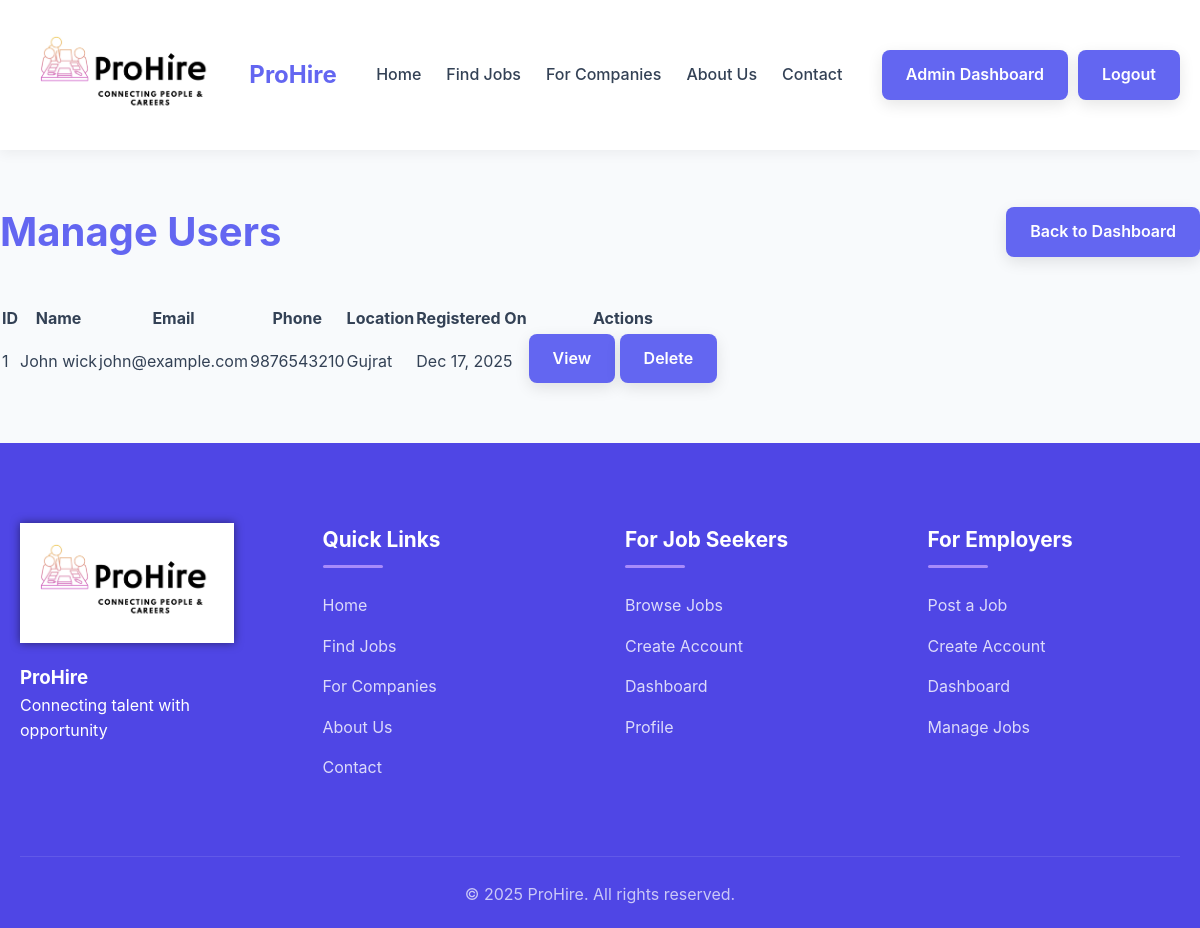
The page /admin/manage_users.php (signed in) on the database its author committed.
### tables this page shows
CREATE TABLE users (
    id INT(11) AUTO_INCREMENT PRIMARY KEY,
    full_name VARCHAR(100) NOT NULL,
    email VARCHAR(100) NOT NULL UNIQUE,
    password VARCHAR(255) NOT NULL,
    phone VARCHAR(20),
    location VARCHAR(100),
    skills TEXT,
    experience TEXT,
    education TEXT,
    resume_path VARCHAR(255),
    profile_pic VARCHAR(255),
    created_at TIMESTAMP DEFAULT CURRENT_TIMESTAMP
);

### admin/manage_users.php (the view, shortened to what this page needs)
<?php
include_once '../includes/header.php';
$query = "SELECT * FROM users ORDER BY created_at DESC";
$result = mysqli_query($conn, $query);
?>
<div class="container" style="padding: 50px 0;">
    <div class="dashboard-header">
        <h1>Manage Users</h1>
        <a href="dashboard.php" class="btn">Back to Dashboard</a>
    </div>
    <?php if (mysqli_num_rows($result) > 0): ?>
        <table class="table">
            <thead>
                <tr>
                    <th>ID</th>
                    <th>Name</th>
                    <th>Email</th>
                    <th>Phone</th>
                    <th>Location</th>
                    <th>Registered On</th>
                    <th>Actions</th>
                </tr>
            </thead>
            <tbody>
                <?php while ($user = mysqli_fetch_assoc($result)): ?>
                    <tr>
                        <td><?php echo $user['id']; ?></td>
                        <td><?php echo $user['full_name']; ?></td>
                        <td><?php echo $user['email']; ?></td>
                        <td><?php echo $user['phone']; ?></td>
                        <td><?php echo $user['location']; ?></td>
                        <td><?php echo date('M d, Y', strtotime($user['created_at'])); ?></td>
                        <td>
                            <a href="view_user.php?id=<?php echo $user['id']; ?>" class="btn btn-sm">View</a>
                            <a href="manage_users.php?action=delete&id=<?php echo $user['id']; ?>" class="btn btn-sm" onclick="return confirm('Are you sure you want to delete this user?')">Delete</a>
                        </td>
                    </tr>
                <?php endwhile; ?>
            </tbody>
        </table>
    <?php else: ?>
        <p>No users found.</p>
    <?php endif; ?>
</div>
<?php include_once '../includes/footer.php'; ?>

### assets/css/style.css (style rules this page uses)
:root { --primary-color: #6366f1; --primary-light: #818cf8; --primary-dark: #4f46e5; --secondary-color: #a78bfa; --text-color: #334155; --light-bg: #f8fafc; --white: #ffffff; --gray: #e2e8f0; --dark-gray: #64748b; --success: #10b981; --warning: #f59e0b; --danger: #ef4444; --shadow-light: 0 4px 12px rgba(0, 0, 0, 0.05); --shadow-medium: 0 10px 30px rgba(0, 0, 0, 0.1); --shadow-deep: 0 15px 40px rgba(0, 0, 0, 0.15); }
* { margin: 0; padding: 0; box-sizing: border-box; }
body { font-family: 'Inter', 'Segoe UI', Tahoma, Geneva, Verdana, sans-serif; line-height: 1.6; color: var(--text-color); background-color: var(--light-bg); min-height: 100vh; }
.container { width: 100%; max-width: 1200px; margin: 0 auto; padding: 0 20px; }
a, .btn, .stat-card, .job-card, .feature-card, .form-control { transition: all 0.3s cubic-bezier(0.25, 0.8, 0.25, 1); }
a { text-decoration: none; color: var(--primary-color); position: relative; }
a::after { content: ''; position: absolute; bottom: 0; left: 0; width: 0; height: 2px; background: var(--primary-color); }
.btn { display: inline-block; padding: 12px 24px; background: var(--primary-color); color: var(--white); border: none; border-radius: 8px; cursor: pointer; font-size: 16px; font-weight: 600; text-align: center; position: relative; overflow: hidden; box-shadow: 0 5px 15px rgba(0, 0, 0, 0.1); z-index: 1; }
.btn:before { content: ''; position: absolute; top: 0; left: -100%; width: 100%; height: 100%; background: rgba(255, 255, 255, 0.2); z-index: -1; }
.dashboard-header { display: flex; justify-content: space-between; align-items: center; margin-bottom: 40px; }
.dashboard-header h1 { color: var(--primary-color); font-size: 2.5rem; font-weight: 700; }

### rows shown on the page
users: id "1", full_name "John wick", email "john@example.com", phone "9876543210", location "Gujrat", created_at "Dec 17, 2025"
